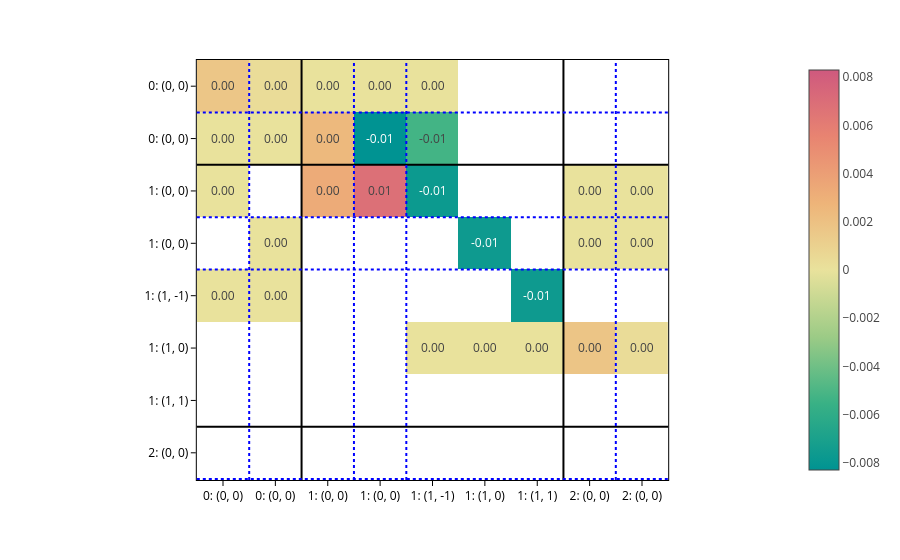
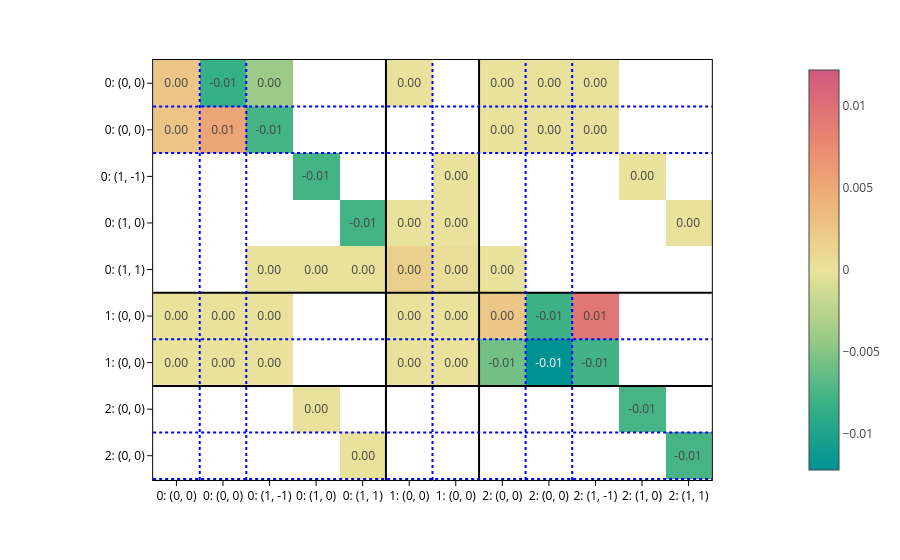

These figures' notebook cell, in order:
### Markdown cell above
You can of course plot the predicted matrices:

### Code cell
matrices_rot = processor.matrix_from_data(data_rot, predictions=out_rot)

for config, matrix in zip(configs_rot, matrices_rot):
    plot_basis_matrix(
        matrix,
        config,
        point_lines={"color": "black"},
        basis_lines={"color": "blue"},
        colorscale="temps",
        text=".2f",
        basis_labels=True,
    ).show()

### Figure 1 — Plotly figure (JSON) as saved in the notebook; plotly's stock layout.template omitted (floating-point values rounded to 4 significant figures)
{"data": [{"coloraxis": "coloraxis", "hovertemplate": "x: %{x}<br>y: %{y}<br>color: %{z}<extra></extra>", "name": "0", "texttemplate": "%{z:.2f}", "type": "heatmap", "xaxis": "x", "yaxis": "y", "z": [[0.001684, 0.0003369, -7.649e-08, -3.532e-07, 6.699e-08, NaN, NaN, NaN, NaN], [5.818e-07, -1.675e-06, 0.002483, -0.008302, -0.005258, NaN, NaN, NaN, NaN], [-8.81e-07, NaN, 0.003266, 0.006851, -0.007701, NaN, NaN, 1.067e-07, -1.319e-07], [NaN, -1.003e-07, NaN, NaN, NaN, -0.007628, NaN, -2.242e-08, 1.786e-07], [-3.777e-07, -5.741e-08, NaN, NaN, NaN, NaN, -0.007628, NaN, NaN], [NaN, NaN, NaN, NaN, 5.054e-07, -1.733e-06, 9.688e-07, 0.001716, 0.0003392]]}], "layout": {"coloraxis": {"cmid": 0, "colorscale": [[0, "rgb(0, 147, 146)"], [0.1667, "rgb(57, 177, 133)"], [0.3333, "rgb(156, 203, 134)"], [0.5, "rgb(233, 226, 156)"], [0.6667, "rgb(238, 180, 121)"], [0.8333, "rgb(232, 132, 113)"], [1, "rgb(207, 89, 126)"]]}, "margin": {"t": 60}, "shapes": [{"line": {"color": "black"}, "type": "line", "x0": 0, "x1": 1, "xref": "x domain", "y0": 1.5, "y1": 1.5, "yref": "y"}, {"line": {"color": "black"}, "type": "line", "x0": 1.5, "x1": 1.5, "xref": "x", "y0": 0, "y1": 1, "yref": "y domain"}, {"line": {"color": "black"}, "type": "line", "x0": 0, "x1": 1, "xref": "x domain", "y0": 6.5, "y1": 6.5, "yref": "y"}, {"line": {"color": "black"}, "type": "line", "x0": 6.5, "x1": 6.5, "xref": "x", "y0": 0, "y1": 1, "yref": "y domain"}, {"line": {"color": "blue", "dash": "dot"}, "type": "line", "x0": 0, "x1": 1, "xref": "x domain", "y0": 0.5, "y1": 0.5, "yref": "y"}, {"line": {"color": "blue", "dash": "dot"}, "type": "line", "x0": 0.5, "x1": 0.5, "xref": "x", "y0": 0, "y1": 1, "yref": "y domain"}, {"line": {"color": "blue", "dash": "dot"}, "type": "line", "x0": 0, "x1": 1, "xref": "x domain", "y0": 2.5, "y1": 2.5, "yref": "y"}, {"line": {"color": "blue", "dash": "dot"}, "type": "line", "x0": 2.5, "x1": 2.5, "xref": "x", "y0": 0, "y1": 1, "yref": "y domain"}, {"line": {"color": "blue", "dash": "dot"}, "type": "line", "x0": 0, "x1": 1, "xref": "x domain", "y0": 3.5, "y1": 3.5, "yref": "y"}, {"line": {"color": "blue", "dash": "dot"}, "type": "line", "x0": 3.5, "x1": 3.5, "xref": "x", "y0": 0, "y1": 1, "yref": "y domain"}, {"line": {"color": "blue", "dash": "dot"}, "type": "line", "x0": 0, "x1": 1, "xref": "x domain", "y0": 7.5, "y1": 7.5, "yref": "y"}, {"line": {"color": "blue", "dash": "dot"}, "type": "line", "x0": 7.5, "x1": 7.5, "xref": "x", "y0": 0, "y1": 1, "yref": "y domain"}], "xaxis": {"anchor": "y", "constrain": "domain", "domain": [0, 1], "scaleanchor": "y", "ticktext": ["0: (0, 0)", "0: (0, 0)", "1: (0, 0)", "1: (0, 0)", "1: (1, -1)", "1: (1, 0)", "1: (1, 1)", "2: (0, 0)", "2: (0, 0)"], "tickvals": [0, 1, 2, 3, 4, 5, 6, 7, 8]}, "yaxis": {"anchor": "x", "autorange": "reversed", "constrain": "domain", "domain": [0, 1], "ticktext": ["0: (0, 0)", "0: (0, 0)", "1: (0, 0)", "1: (0, 0)", "1: (1, -1)", "1: (1, 0)", "1: (1, 1)", "2: (0, 0)", "2: (0, 0)"], "tickvals": [0, 1, 2, 3, 4, 5, 6, 7, 8]}}}

### Figure 2 — Plotly figure (JSON) as saved in the notebook; plotly's stock layout.template omitted (floating-point values rounded to 4 significant figures)
{"data": [{"coloraxis": "coloraxis", "hovertemplate": "x: %{x}<br>y: %{y}<br>color: %{z}<extra></extra>", "name": "0", "texttemplate": "%{z:.2f}", "type": "heatmap", "xaxis": "x", "yaxis": "y", "z": [[0.002473, -0.00832, -0.004089, NaN, NaN, 3.386e-08, NaN, 6.642e-09, 4.149e-09, -3.534e-09, NaN, NaN], [0.002536, 0.005345, -0.007682, NaN, NaN, NaN, NaN, -1.202e-09, -7.378e-09, 1.106e-08, NaN, NaN], [NaN, NaN, NaN, -0.007637, NaN, NaN, 5.652e-08, NaN, NaN, NaN, -8.174e-09, NaN], [NaN, NaN, NaN, NaN, -0.007637, -1.31e-07, -3.84e-08, NaN, NaN, NaN, NaN, -8.174e-09], [NaN, NaN, 8.621e-07, 1.737e-06, -2.097e-07, 0.001685, 0.000343, -1.087e-07, NaN, NaN, NaN, NaN], [7.22e-09, 8.003e-09, 8.123e-09, NaN, NaN, 8.791e-07, 1.799e-06, 0.002342, -0.007973, 0.009333, NaN, NaN], [1.114e-08, 1.712e-08, 1.353e-08, NaN, NaN, 2.621e-07, 2.364e-07, -0.005793, -0.01218, -0.007808, NaN, NaN], [NaN, NaN, NaN, -1.641e-08, NaN, NaN, NaN, NaN, NaN, NaN, -0.007578, NaN], [NaN, NaN, NaN, NaN, -1.641e-08, NaN, NaN, NaN, NaN, NaN, NaN, -0.007578]]}], "layout": {"coloraxis": {"cmid": 0, "colorscale": [[0, "rgb(0, 147, 146)"], [0.1667, "rgb(57, 177, 133)"], [0.3333, "rgb(156, 203, 134)"], [0.5, "rgb(233, 226, 156)"], [0.6667, "rgb(238, 180, 121)"], [0.8333, "rgb(232, 132, 113)"], [1, "rgb(207, 89, 126)"]]}, "margin": {"t": 60}, "shapes": [{"line": {"color": "black"}, "type": "line", "x0": 0, "x1": 1, "xref": "x domain", "y0": 4.5, "y1": 4.5, "yref": "y"}, {"line": {"color": "black"}, "type": "line", "x0": 4.5, "x1": 4.5, "xref": "x", "y0": 0, "y1": 1, "yref": "y domain"}, {"line": {"color": "black"}, "type": "line", "x0": 0, "x1": 1, "xref": "x domain", "y0": 6.5, "y1": 6.5, "yref": "y"}, {"line": {"color": "black"}, "type": "line", "x0": 6.5, "x1": 6.5, "xref": "x", "y0": 0, "y1": 1, "yref": "y domain"}, {"line": {"color": "blue", "dash": "dot"}, "type": "line", "x0": 0, "x1": 1, "xref": "x domain", "y0": 0.5, "y1": 0.5, "yref": "y"}, {"line": {"color": "blue", "dash": "dot"}, "type": "line", "x0": 0.5, "x1": 0.5, "xref": "x", "y0": 0, "y1": 1, "yref": "y domain"}, {"line": {"color": "blue", "dash": "dot"}, "type": "line", "x0": 0, "x1": 1, "xref": "x domain", "y0": 1.5, "y1": 1.5, "yref": "y"}, {"line": {"color": "blue", "dash": "dot"}, "type": "line", "x0": 1.5, "x1": 1.5, "xref": "x", "y0": 0, "y1": 1, "yref": "y domain"}, {"line": {"color": "blue", "dash": "dot"}, "type": "line", "x0": 0, "x1": 1, "xref": "x domain", "y0": 5.5, "y1": 5.5, "yref": "y"}, {"line": {"color": "blue", "dash": "dot"}, "type": "line", "x0": 5.5, "x1": 5.5, "xref": "x", "y0": 0, "y1": 1, "yref": "y domain"}, {"line": {"color": "blue", "dash": "dot"}, "type": "line", "x0": 0, "x1": 1, "xref": "x domain", "y0": 7.5, "y1": 7.5, "yref": "y"}, {"line": {"color": "blue", "dash": "dot"}, "type": "line", "x0": 7.5, "x1": 7.5, "xref": "x", "y0": 0, "y1": 1, "yref": "y domain"}, {"line": {"color": "blue", "dash": "dot"}, "type": "line", "x0": 0, "x1": 1, "xref": "x domain", "y0": 8.5, "y1": 8.5, "yref": "y"}, {"line": {"color": "blue", "dash": "dot"}, "type": "line", "x0": 8.5, "x1": 8.5, "xref": "x", "y0": 0, "y1": 1, "yref": "y domain"}], "xaxis": {"anchor": "y", "constrain": "domain", "domain": [0, 1], "scaleanchor": "y", "ticktext": ["0: (0, 0)", "0: (0, 0)", "0: (1, -1)", "0: (1, 0)", "0: (1, 1)", "1: (0, 0)", "1: (0, 0)", "2: (0, 0)", "2: (0, 0)", "2: (1, -1)", "2: (1, 0)", "2: (1, 1)"], "tickvals": [0, 1, 2, 3, 4, 5, 6, 7, 8, 9, 10, 11]}, "yaxis": {"anchor": "x", "autorange": "reversed", "constrain": "domain", "domain": [0, 1], "ticktext": ["0: (0, 0)", "0: (0, 0)", "0: (1, -1)", "0: (1, 0)", "0: (1, 1)", "1: (0, 0)", "1: (0, 0)", "2: (0, 0)", "2: (0, 0)", "2: (1, -1)", "2: (1, 0)", "2: (1, 1)"], "tickvals": [0, 1, 2, 3, 4, 5, 6, 7, 8, 9, 10, 11]}}}
